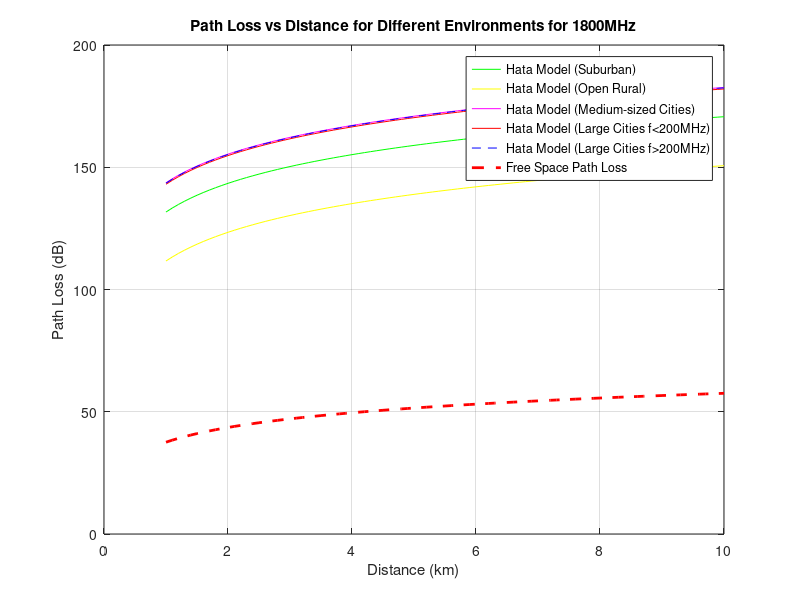

Reproduce this figure in MATLAB.
% Define parameters
d = 1:0.1:10; % distance in km
f = 1800; % frequency in MHz
h_BS = 8; % height of base station in meters
h_MS = 1; % height of mobile station in meters

% Hata model
%AHM_suburban = 3.2 * (log10(11.75*h_MS))^2 - 4.97;
%AHM_open_rural = 3.2 * (log10(11.75*h_MS))^2 - 2.7;
%AHM_medium_cities = 3.2 * (log10(11.75*h_MS))^2 - 1.1;
%AHM_large_cities = 3.2 * (log10(11.75*h_MS))^2 - 0.7;

%LH_suburban = 69.55 + 26.16*log10(f) - 13.82*log10(h_BS) - AHM_suburban ...
   % + (44.9 - 6.55*log10(h_BS))*log10(d);
%LH_open_rural = 69.55 + 26.16*log10(f) - 13.82*log10(h_BS) - AHM_open_rural ...
   % + (44.9 - 6.55*log10(h_BS))*log10(d);
% Suburban area
LH_suburban = 69.55 + 26.16*log10(f) - 13.82*log10(h_BS) - (1.1*log10(f)-0.7)*h_MS + 1.56*log10(f)- 0.8 - 2*(log10(f/28))^2 - 5.4 + (44.9 - 6.55*log10(h_BS))*log10(d); 
    
% Open rural area
LH_open_rural =  69.55 + 26.16*log10(f) - 13.82*log10(h_BS) - (1.1*log10(f)-0.7)*h_MS + 1.56*log10(f)- 0.8 - 4.78* (log10(f))^2 + 18.33*log10(f) - 40.98 + (44.9 - 6.55*log10(h_BS))*log10(d); 

% Path loss for small-medium sized cities
LH_medium_cities = 69.55 + 26.16*log10(f) - 13.82*log10(h_BS) - (1.1*log10(f)-0.7)*h_MS + 1.56*log10(f)- 0.8 + (44.9 - 6.55*log10(h_BS))*log10(d);


% Path loss for large cities

LH_large_cities_1 = 69.55 + 26.16*log10(f) - 13.82*log10(h_BS) - 8.29*(log10(1.54*h_MS))^2 + 1.1 + (44.9 - 6.55*log10(h_BS))*log10(d);
LH_large_cities_2 = 69.55 + 26.16*log10(f) - 13.82*log10(h_BS) - 3.2*(log10(11.75*h_MS))^2 + 4.92 + (44.9 - 6.55*log10(h_BS))*log10(d);


%LH_medium_cities = 69.55 + 26.16*log10(f) - 13.82*log10(h_BS) - AHM_medium_cities ...
   % + (44.9 - 6.55*log10(h_BS))*log10(d);
%LH_large_cities = 69.55 + 26.16*log10(f) - 13.82*log10(h_BS) - AHM_large_cities ...
   % + (44.9 - 6.55*log10(h_BS))*log10(d);

% Theoretical Free Space Path Loss
lambda = 3e8 / (f*1e6); % Wavelength in meters
FSPL = 20*log10(4*pi*d./lambda);


figure;
plot(d, LH_suburban, 'g-', d, LH_open_rural, 'y-', d, LH_medium_cities, 'm-', d, LH_large_cities_1, 'r-', d, LH_large_cities_2,'b--', d, FSPL, 'r--', 'LineWidth', 2);
grid on;
xlabel('Distance (km)');
ylabel('Path Loss (dB)');
title('Path Loss vs Distance for Different Environments for 1800MHz');
legend('Hata Model (Suburban)', 'Hata Model (Open Rural)','Hata Model (Medium-sized Cities)', 'Hata Model (Large Cities f<200MHz)','Hata Model (Large Cities f>200MHz)', 'Free Space Path Loss') 

